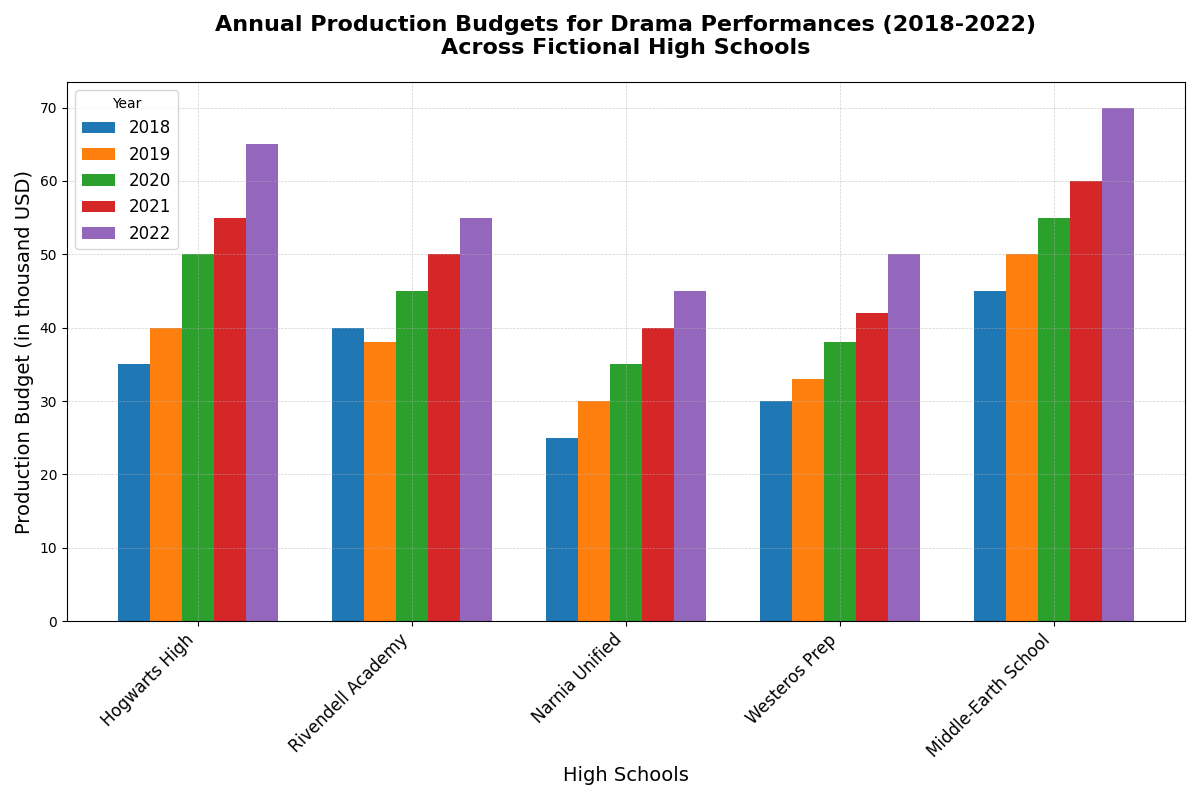

This chart was generated by the following Python code:
import matplotlib.pyplot as plt
import numpy as np

# Backstory:
# Drama clubs in various fictional high schools are hosting annual performances. 
# We want to compare production budgets across different schools over five years. 
# The goal is to see how investment in dramas has changed and which schools are spending the most.

# Fictional high schools
schools = ['Hogwarts High', 'Rivendell Academy', 'Narnia Unified', 'Westeros Prep', 'Middle-Earth School']

# Budget data over five years (in thousand dollars)
budgets_2018 = np.array([35, 40, 25, 30, 45])
budgets_2019 = np.array([40, 38, 30, 33, 50])
budgets_2020 = np.array([50, 45, 35, 38, 55])
budgets_2021 = np.array([55, 50, 40, 42, 60])
budgets_2022 = np.array([65, 55, 45, 50, 70])

years = ['2018', '2019', '2020', '2021', '2022']
data = np.array([budgets_2018, budgets_2019, budgets_2020, budgets_2021, budgets_2022])

# Set up the bar plot
fig, ax = plt.subplots(figsize=(12, 8))

# Define the bar width and positions
bar_width = 0.15
bar_positions = np.arange(len(schools))

# Colors for each year
colors = ['#1f77b4', '#ff7f0e', '#2ca02c', '#d62728', '#9467bd']

# Plot bars for each year
for idx, year in enumerate(years):
    ax.bar(bar_positions + idx * bar_width, data[idx], bar_width, label=f'{year}', color=colors[idx])

# Customize the plot
ax.set_xlabel('High Schools', fontsize=14)
ax.set_ylabel('Production Budget (in thousand USD)', fontsize=14)
ax.set_title('Annual Production Budgets for Drama Performances (2018-2022)\nAcross Fictional High Schools', fontsize=16, fontweight='bold', pad=20)
ax.set_xticks(bar_positions + bar_width * 2)
ax.set_xticklabels(schools, rotation=45, ha="right", fontsize=12)
ax.legend(title='Year', fontsize=12)

# Add grid and enhance visual aesthetics
ax.grid(True, which='both', linestyle='--', linewidth=0.5, alpha=0.6)
fig.tight_layout()

# Show the plot
plt.show()
